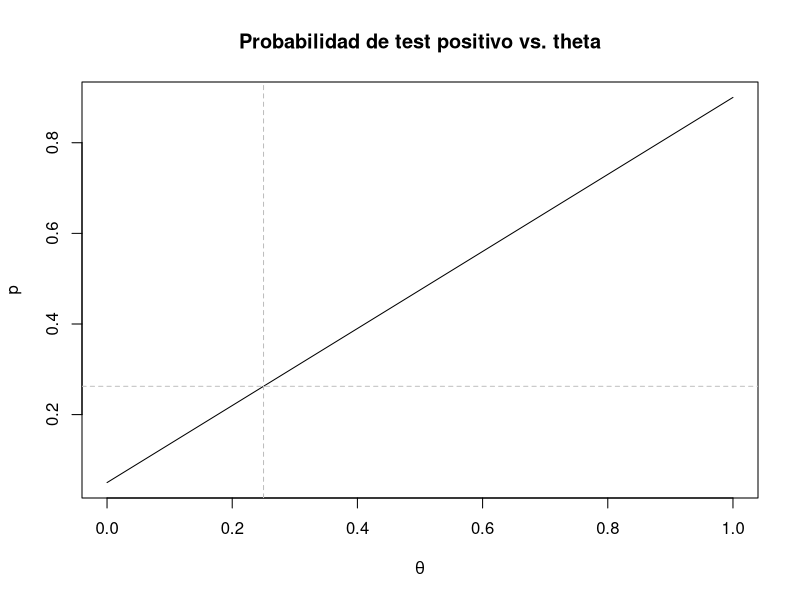
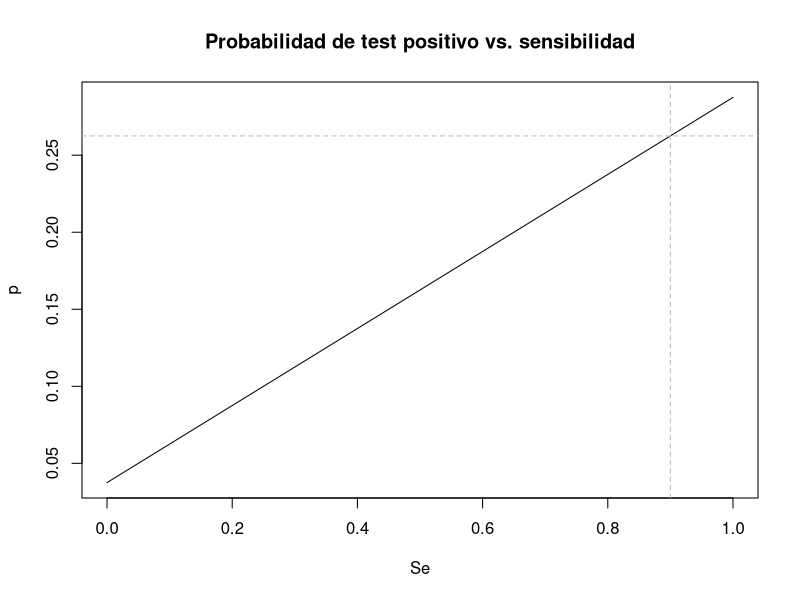
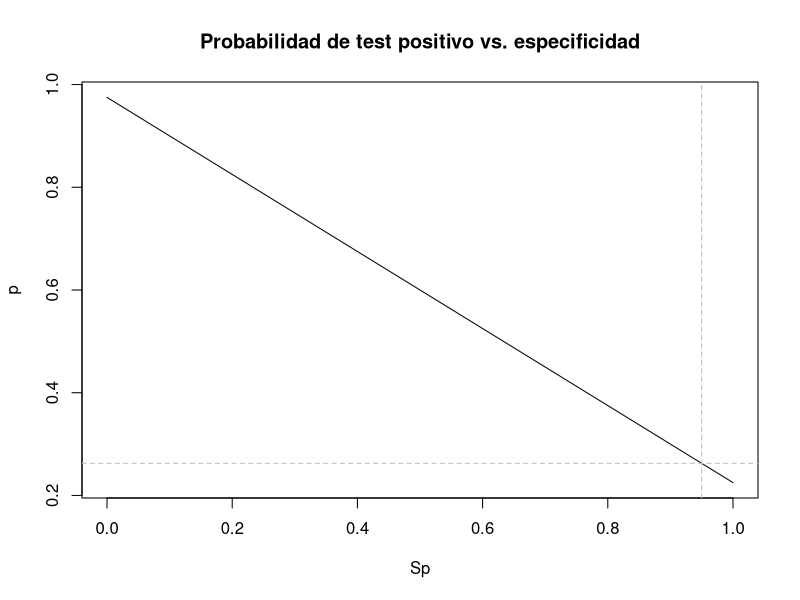
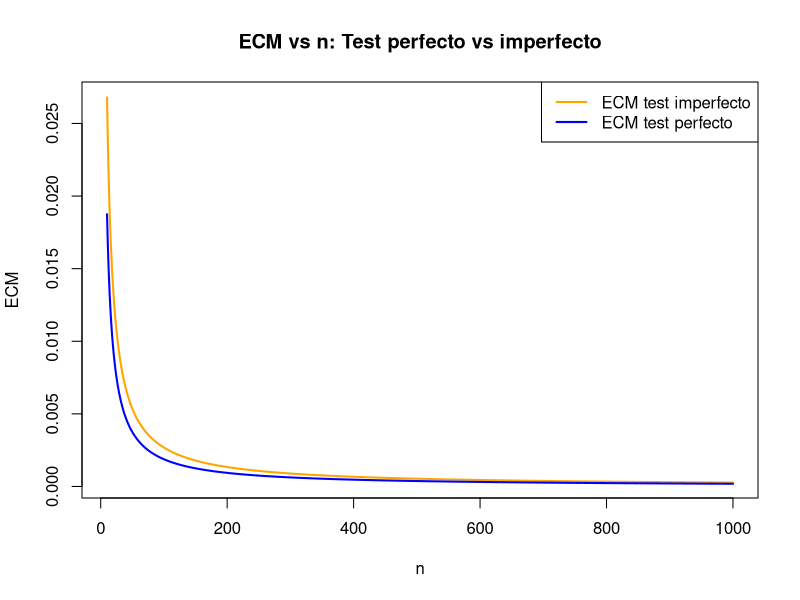
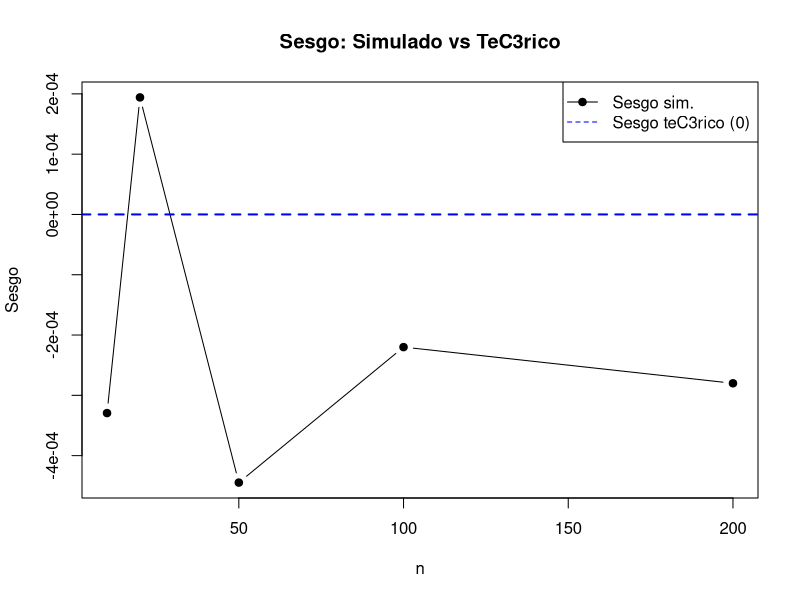
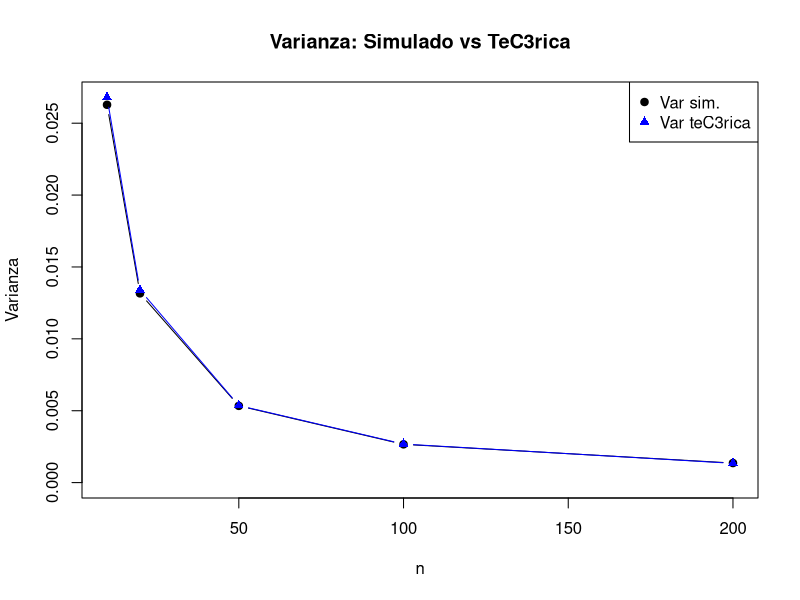
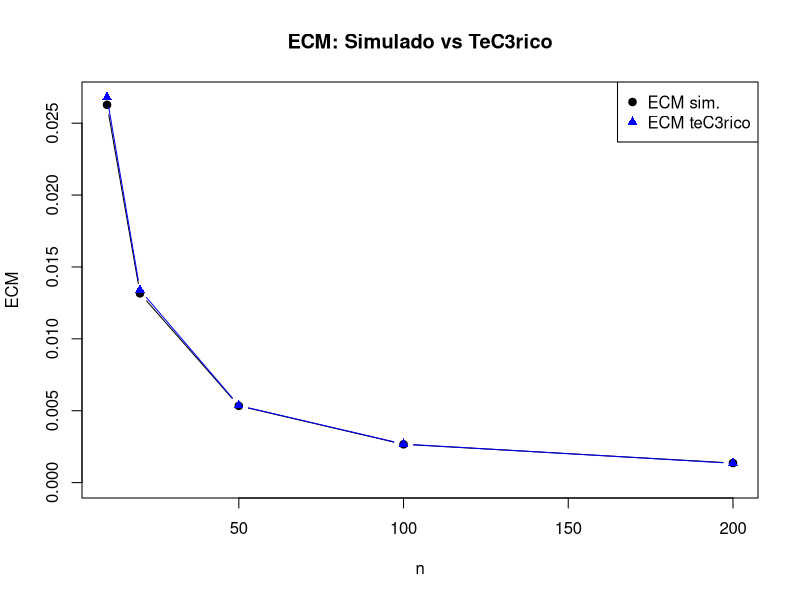
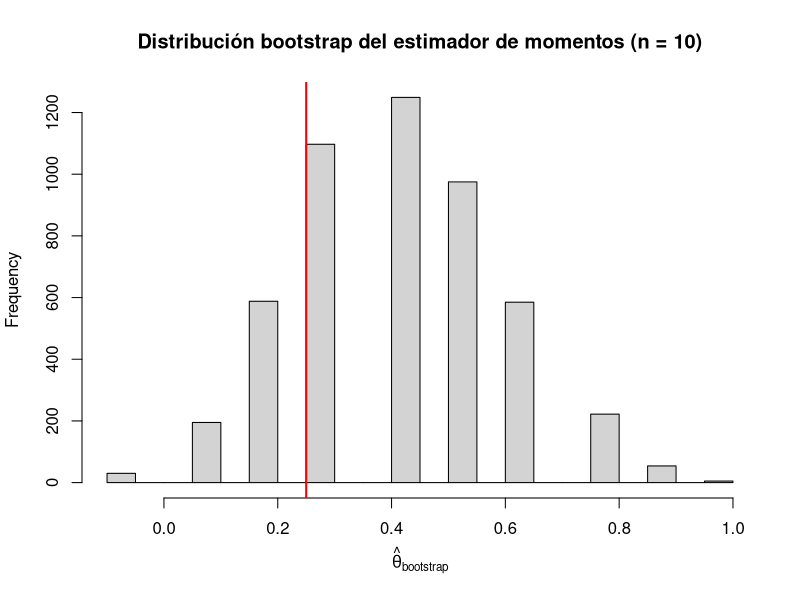

Write R code to recreate these figures, in order.
set.seed(43)

#####PARTE 1#########

#1.5 Cubrimiento empirico mediante simulacion Monte Carlo


tita <- 0.25
ns <-  c(10, 20, 50, 100, 1000, 10000)  #valores de n para los cuales vamos a evaluar la cobertura
Nrep <- 5000                            #empirica
z <- qnorm(0.975)

cubrimientoN <- 0

for (j in seq_along(ns)){
  n <- ns[j]
  cubrimiento <- 0
  
  for(i in 1:Nrep){                                         #repito el experimento 5000 veces.
    muestra <- rbinom(1,n,tita)
    
    estTita <- muestra/n
    termino <- z * sqrt((estTita*(1-estTita))/n)
    intervalo <- c(estTita - termino, estTita + termino)
    
    cubrimiento[i] <- intervalo[1] <= tita && tita <= intervalo[2]
  }
  
  cubrimientoN[j] <- mean(cubrimiento)                  #promedio de veces que el valor real de 
                                                        #tita cayC3 en el intervalo.
}

cubrimientoEmpirico <- data.frame(n = ns, cubrimiento = cubrimientoN)

#####PARTE 2#########

#### 2.0.3 ####


## Valores fijos
Se_fijo  <- 0.9
Sp_fijo  <- 0.95
theta_fijo <- 0.25

## a
theta_grid <- seq(0, 1, length.out = 1000)
p_theta <- Se_fijo * theta_grid + (1 - Sp_fijo) * (1 - theta_grid)

plot(theta_grid, p_theta, type = "l",
     xlab = expression(theta),
     ylab = "p",
     main = "Probabilidad de test positivo vs. theta")
abline(v = theta_fijo, col = "gray", lty = 2)
abline(h = Se_fijo * theta_fijo + (1 - Sp_fijo) * (1 - theta_fijo),
       col = "gray", lty = 2)

## b
Se_grid <- seq(0, 1, length.out = 1000)
p_Se <- Se_grid * theta_fijo + (1 - Sp_fijo) * (1 - theta_fijo)

plot(Se_grid, p_Se, type = "l",
     xlab = "Se",
     ylab = "p",
     main = "Probabilidad de test positivo vs. sensibilidad")
abline(v = Se_fijo, col = "gray", lty = 2)
abline(h = Se_fijo * theta_fijo + (1 - Sp_fijo) * (1 - theta_fijo),
       col = "gray", lty = 2)

## c
Sp_grid <- seq(0, 1, length.out = 1000)
p_Sp <- Se_fijo * theta_fijo + (1 - Sp_grid) * (1 - theta_fijo)

plot(Sp_grid, p_Sp, type = "l",
     xlab = "Sp",
     ylab = "p",
     main = "Probabilidad de test positivo vs. especificidad")
abline(v = Sp_fijo, col = "gray", lty = 2)
abline(h = Se_fijo * theta_fijo + (1 - Sp_fijo) * (1 - theta_fijo),
       col = "gray", lty = 2)


#### 2.1.6 ####

# Parametros

Se <- 0.9
Sp <- 0.95

# p real del test imperfecto
p <- (Se + Sp - 1)*tita + (1 - Sp)

# Rango de n
ns <- 10:1000

# ECM del test perfecto
ECM_perfecto <- tita*(1 - tita) / ns

# ECM del test imperfecto 
ECM_imperfecto <- p*(1 - p) / (ns * (Se + Sp - 1)^2)

# GrC!fico
plot(ns, ECM_imperfecto,
     type="l", col="orange", lwd=2,
     xlab="n", ylab="ECM",
     main="ECM vs n: Test perfecto vs imperfecto")

lines(ns, ECM_perfecto, col="blue", lwd=2)

legend("topright",
       legend=c("ECM test imperfecto", "ECM test perfecto"),
       col=c("orange", "blue"), lwd=2)


#### 2.1.7 ####


R <- 10000
ns <- c(10, 20, 50, 100, 200) 

# Función estimador de momentos
tita_corregida <- function(p_hat, Se, Sp) {
  (p_hat - (1 - Sp)) / (Se + Sp - 1)
}

# resultados
resultados_imp <- data.frame(
  n = ns,
  bias_sim = NA,
  var_sim  = NA,
  ecm_sim  = NA,
  var_teo  = NA,
  ecm_teo  = NA
)

for (i in seq_along(ns)) {
  n <- ns[i]
  est_imp <- numeric(R)
  
  # Probabilidad real del test positivo
  p_Y <- Se*tita + (1 - Sp)*(1 - tita)
  
  for (r in 1:R) {
    
    # 1) Genero la muestra de T correctamente
    T <- rbinom(n, 1, p_Y)
    
    # 2) Estimador de momentos
    p_hat <- mean(T)
    est_imp[r] <- tita_corregida(p_hat, Se, Sp)
  }
  
  # --- Estadísticos simulados ---
  bias_sim <- mean(est_imp) - tita
  var_sim  <- var(est_imp)
  ecm_sim  <- mean((est_imp - tita)^2)
  
  # --- Valores teóricos ---
  p_true <- p_Y
  denom  <- Se + Sp - 1
  var_teo <- (p_true*(1 - p_true)) / (n * denom^2)
  ecm_teo <- var_teo   # insesgado
  
  # --- Guardar ---
  resultados_imp$bias_sim[i] <- bias_sim
  resultados_imp$var_sim[i]  <- var_sim
  resultados_imp$ecm_sim[i]  <- ecm_sim
  resultados_imp$var_teo[i]  <- var_teo
  resultados_imp$ecm_teo[i]  <- ecm_teo
}


# Mostrar tabla comparativa
print(resultados_imp)


## SESGO (teorico = 0)
plot(resultados_imp$n, resultados_imp$bias_sim,
     type="b", pch=19,
     xlab="n", ylab="Sesgo",
     main="Sesgo: Simulado vs TeC3rico",
     ylim=c(min(resultados_imp$bias_sim), max(resultados_imp$bias_sim)))

# lC-nea de sesgo teC3rico = 0
abline(h = 0, col="blue", lwd=2, lty=2)

legend("topright",
       legend=c("Sesgo sim.", "Sesgo teC3rico (0)"),
       col=c("black","blue"), pch=c(19, NA), lty=c(1,2))


## VARIANZA
plot(resultados_imp$n, resultados_imp$var_sim,
     type="b", pch=19,
     xlab="n", ylab="Varianza",
     main="Varianza: Simulado vs TeC3rica",
     ylim=c(0, max(resultados_imp$var_sim, resultados_imp$var_teo)))

lines(resultados_imp$n, resultados_imp$var_teo,
      type="b", pch=17, col="blue")

legend("topright",
       legend=c("Var sim.", "Var teC3rica"),
       col=c("black","blue"), pch=c(19,17))


## ECM
plot(resultados_imp$n, resultados_imp$ecm_sim,
     type="b", pch=19,
     xlab="n", ylab="ECM",
     main="ECM: Simulado vs TeC3rico",
     ylim=c(0, max(resultados_imp$ecm_sim, resultados_imp$ecm_teo)))

lines(resultados_imp$n, resultados_imp$ecm_teo,
      type="b", pch=17, col="blue")

legend("topright",
       legend=c("ECM sim.", "ECM teC3rico"),
       col=c("black","blue"), pch=c(19,17))


### 2.1.8 ####

### --------------------------------------------------------
### Punto 8 — Bootstrap para n = 10
### --------------------------------------------------------


n <- 10     # tamaño de la muestra
B <- 5000   # cantidad de réplicas bootstrap

# Probabilidad real de T = 1 bajo test imperfecto
p_Y <- Se * tita + (1 - Sp) * (1 - tita)

# 1) Genero una muestra original de T
T <- rbinom(n, 1, p_Y)

# 2) Bootstrap no paramétrico
boot_est <- numeric(B)

for (b in 1:B) {
  T_boot <- sample(T, size = n, replace = TRUE)
  p_hat_boot <- mean(T_boot)
  boot_est[b] <- tita_corregida(p_hat_boot, Se, Sp)
}

# 3) Histograma
hist(boot_est, breaks = 30, freq = TRUE,
     main = "Distribución bootstrap del estimador de momentos (n = 10)",
     xlab = expression(hat(theta)["bootstrap"]))

abline(v = tita, col = "red", lwd = 2)  # valor verdadero


##### 2.1.9 ####

tita <- 0.25
Se <- 0.9
Sp <- 0.95
p_Y <- Se * tita + (1 - Sp) * (1 - tita)

ns <-  c(10, 20, 50, 100, 1000)
R <- 700 #replicas Monte Carlo
B <- 1000 #remuestreos bootstrap

z <- qnorm(0.975)

res_list <- vector("list",length(ns))
names(res_list) <- as.character(ns)

for (j in seq_along(ns)){
  n <- ns[j]
  cubrimientos <- logical(R)
  longitudes <- numeric(R)
   
  for (r in 1:R){
     T <- rbinom(n,1,p_Y)
     boot_est <- numeric(B)
     
     for (b in 1:B){
       T_boot <- sample(T, size = n, replace = TRUE)
       p_hat_boot <- mean(T_boot)
       boot_est[b] <- tita_corregida(p_hat_boot, Se, Sp)
     }
     
     lower <- quantile(boot_est, probs = 0.025, names = FALSE)
     upper <- quantile(boot_est, probs = 0.975, names = FALSE)
     
     cubrimientos[r] <- (lower <= tita) && (tita <= upper)
     longitudes[r] <- (upper - lower)
  }
  
  res_list[[j]] <- list(
    n = n,
    cubrimiento = mean(cubrimientos),
    longitud_media = mean(longitudes)
  )
   
}

res_df <- do.call(rbind, lapply(res_list, function(z){
  data.frame(n = z$n,
             cubrimiento = z$cubrimiento,
             longitud_media = z$longitud_media)
}))
rownames(res_df) <- NULL

#### 2.1.10 ####

res_listAsint <- vector("list", length(ns))
names(res_listAsint) <- as.character(ns)

for (j in seq_along(ns)){
  n <- ns[j]
  cubrimientos <- logical(R)
  longitudes <- numeric(R)
  
  for (r in 1:R){
    T <- rbinom(n, 1, p_Y)
    
    p_hat <- mean(T)
    tita_hat <- tita_corregida(p_hat,Se,Sp)
    est_Var <- (p_hat*(1-p_hat))/(n*(Se+Sp-1)^2)
    
    termino <- z*sqrt(est_Var)
    lower <- tita_hat - termino
    upper <- tita_hat + termino
    
    cubrimientos[r] <- (lower <= tita) && (tita <= upper)
    longitudes[r] <- (upper - lower)
  }
  
  res_listAsint[[j]] <- list(
    n = n,
    cubrimiento = mean(cubrimientos),
    longitud_media = mean(longitudes)
  )
}

resAsint_df <- do.call(rbind, lapply(res_listAsint, function(z){
  data.frame(n = z$n,
             cubrimiento = z$cubrimiento,
             longitud_media = z$longitud_media)
}))
rownames(resAsint_df) <- NULL
